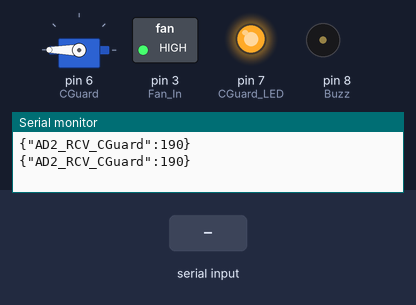
Simulated run of this sketch. Board: Arduino Uno, built with avr-gcc and run on an emulated ATmega328P. Shown: servo, switched loads named in the sketch (green lamp = pin HIGH), output pins drawn as LEDs (lit = HIGH), buzzer (waves = sounding), the last lines printed to the serial monitor. The inputs (shaded band) are chosen by the test bench.

Above: at 1.2 s.
1.3 s: "2\n" received over Serial
At 2.8 s:
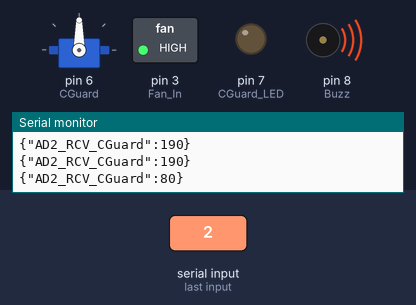
At 3.8 s:
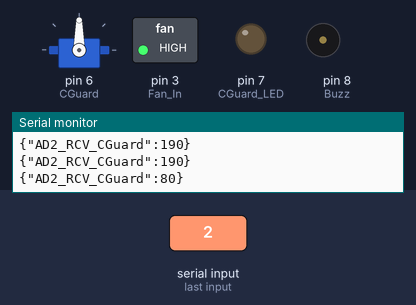
4.3 s: "3\n" received over Serial
At 5.4 s:
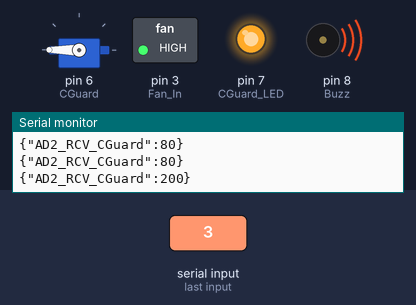
Timing chart, 0 to 7.6 s (numbered marks = the images above; inputs shaded):
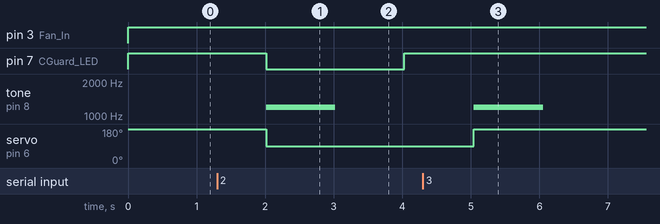

Measured:
- after the input at 1.3 s, pin 7 (CGuard_LED): HIGH → LOW after 0.71 s, → HIGH 2.0 s later; tone on pin 8 (Buzz): silent → 1200 Hz after 0.71 s, → silent 1.0 s later; servo on pin 6 (CGuard): 180° → 90° after 0.71 s
- after the input at 4.3 s, tone on pin 8 (Buzz): silent → 1200 Hz after 0.74 s, → silent 1.0 s later; servo on pin 6 (CGuard): 90° → 180° after 0.74 s

The sketch:

Arduino2_ADD_Fan.ino.ino
```cpp
#include <ArduinoJson.h>
#include <Servo.h>           // Servo 라이브러리 헥사 선언

// IR 센서가 작동되는 동안 LED가 작동되고 IR센서가 꺼지면 LED가 꺼지게 코드 수정(추가? 변경?) 해야함!!

Servo MyServo;              // 서보모터 선언
int pos = 190;                 // 모터 위치를 확인하기 위해 변수를 선언
int Fan_In = 3;           // 퍤 모터
int CGuard = 6;          // 서보모터 제어를 위해 핀번호 (PWM)
int CGuard_LED = 7;      // LED 핀 선언(RED)
int Buzz = 8;             // 부저 핀 선언
//int AD2_RCV_CGuard = 10;  // MQTT에 보낼 Servo 신호 -> 필요없어서 생략

DynamicJsonDocument doc(254);   // json값 전달할 객체 생성

void setup() {
  Serial.begin(9600);             // 시리얼 통신 9600
  pinMode(CGuard_LED, OUTPUT);    // 서보 모터 LED 핀 출력으로 설정
  pinMode(CGuard, OUTPUT);        // 서보 모터 핀 출력으로 설정
  pinMode(Fan_In, OUTPUT);        // 팬 핀 출력
  //pinMode(AD2_RCV_CGuard, INPUT); // MQTT 서보 모터 핀 입력으로 설정 -> 필요없어서 생략
  pinMode(Buzz, INPUT);           // 부저 입력 핀 설정
  MyServo.attach(6);              // 모터의 신호선을 6번핀에 연결
  MyServo.write(pos);             // 서보모터 초기 위치로 설정
}

void loop() {
  int AD2_CGuard = 0;   // MQTT로 받은 서보모터 제어 신호 읽어서 저장하는 변수
  digitalWrite(Fan_In, HIGH);   // 팬 동작 설정

  if(Serial.available() > 0){   // 시리얼 버퍼에 값이 있는지 판단
    AD2_CGuard = Serial.parseInt();   // 시리얼 통신을 통해 전달되는 숫자를 읽어와서 변수에 저장
    delay(10);
  }

  if (AD2_CGuard == 2)
  {
    // IR센서 인식 되고, 유니티에서 차가 있다고 판단한 값(AD2_CGuard == 1)이면 차단봉 열림
    // 토글버튼 ON (AD2_CGuard == 2)
    digitalWrite(CGuard_LED, 0);     // LED ON
    for (pos = 190; pos >= 90; pos -= 10)    // 서보모터릴 180도에서 90도로 이동
    {
      if(pos == 90){
        pos = 90;
        MyServo.write(pos); // 서보모터 180도로 고정
        tone(Buzz, 1200);   // 부저 울림
        delay(10);
      }
    }
    doc["AD2_RCV_CGuard"] = int(pos);
    //serializeJson(doc, Serial);
    String jsonStr;
    serializeJson(doc, jsonStr);
    Serial.println(jsonStr);
    delay(1000);
    noTone(Buzz); // 부저 울림 중지
  }
  else if(AD2_CGuard == 3)
  {
    // IR센서 인식 안되고, 유니티에서 차가 없다고 판단한 값(AD2_CGuard == -1)이면 차단봉 닫힘
    // 토글버튼 OFF (AD2_CGuard == 3)
    digitalWrite(CGuard_LED, 1);  // LED OFF
    tone(Buzz, 1200);   // 부저 울림
    for (pos = 90; pos <= 190; pos += 10)    // 위에 변수를 선언한 pos는 0, 180도보다 작다면 , 1도씩 더하고
    {
      if(pos == 180){
        pos = 180;
        MyServo.write(pos); // 서보모터 90도로 고정
        delay(10);
      }
    }
    doc["AD2_RCV_CGuard"] = int(pos);

    //serializeJson(doc, Serial);
    String jsonStr;
    serializeJson(doc, jsonStr);
    Serial.println(jsonStr);
    delay(1000);
    noTone(Buzz);   // 부저 끄기
  }
  else
  {
    digitalWrite(CGuard_LED, 1);  // LED OFF
    doc["AD2_RCV_CGuard"] = int(pos);
    //serializeJson(doc, Serial);
    String jsonStr;
    serializeJson(doc, jsonStr);
    Serial.println(jsonStr);
    delay(1000);
    return 0;
  }
}
```
